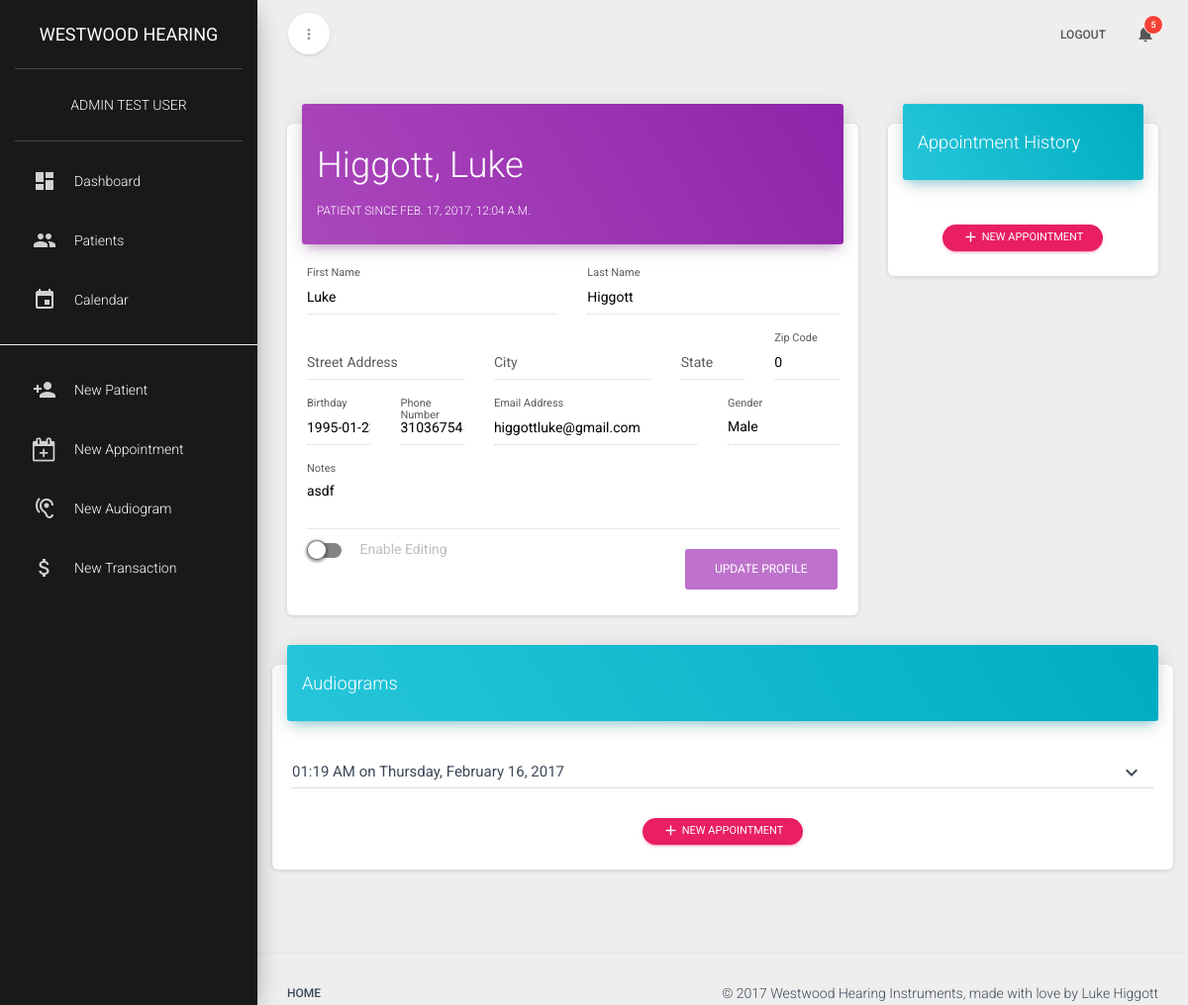
Page /patient/2/ (signed in) on the earlier database version.
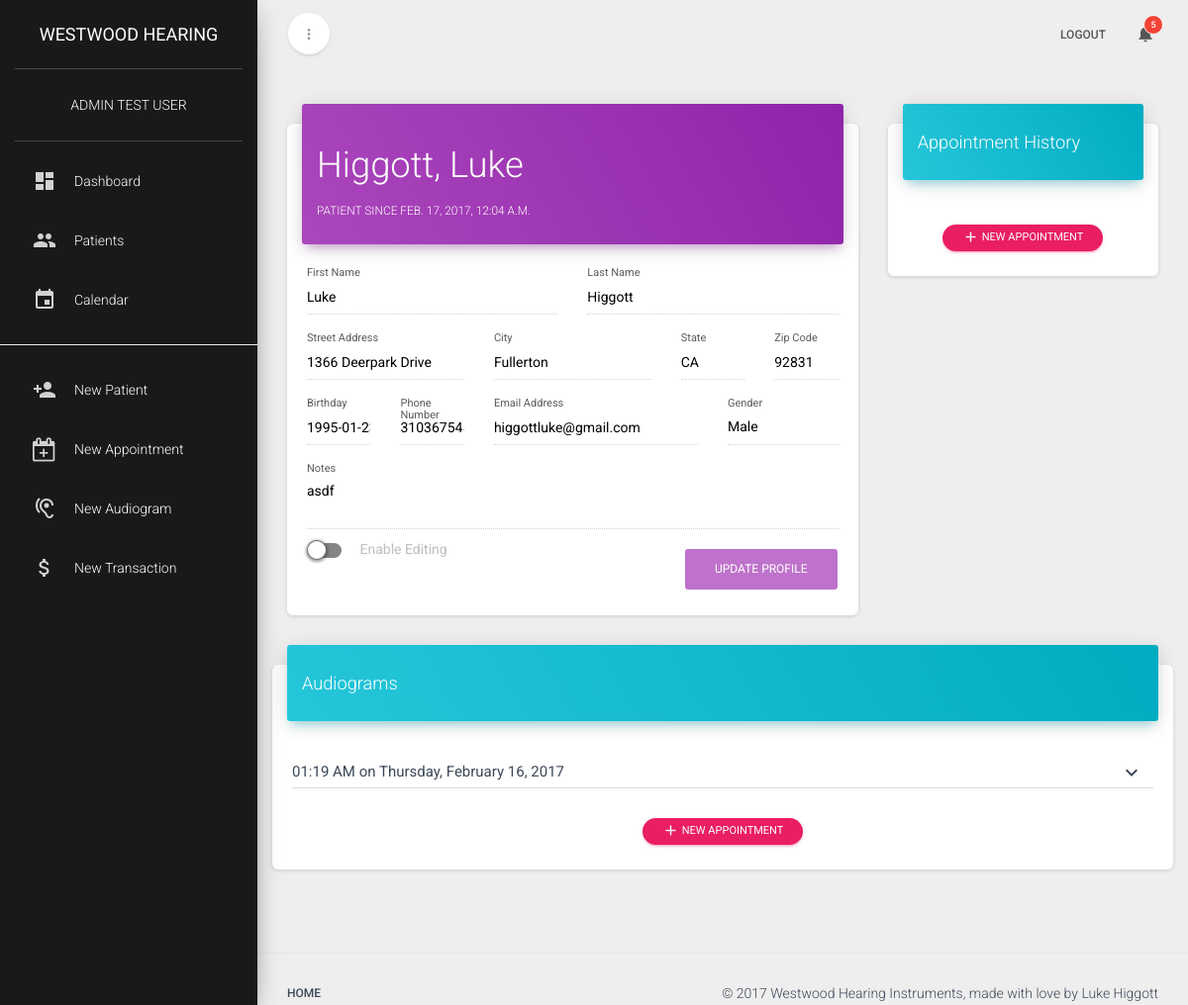
Same page on the later database version.
### OMS/models.py (models this page shows, shortened)
class Patient(models.Model):
	fname = models.CharField('First Name', max_length=30, blank=True)
	lname = models.CharField('Last Name', max_length=30, blank=True)
	gender = models.CharField('Gender', max_length=1, choices=GENDER_CHOICES, default='')
	phone = models.CharField('Phone Number', max_length=10, blank=True)
	email = models.EmailField('Email Address', blank=True)
	street = models.TextField('Street Address', blank=True)
	city = models.TextField('City', blank=True)
	state = models.CharField('State', max_length=2, blank=True)
	zipcode = models.IntegerField('Zip Code', blank=True, null=True)
	notes = models.TextField('Notes', blank=True)
	createdate = models.DateTimeField('Became a patient on', auto_now_add=True)
	birthday = models.DateField('Birthday', blank=True)

### OMS/views.py (the view)
# urls.py: url(r'^patient/(?P<id>\d+)/$', views.patient_profile, name='patient-info'),
@login_required
def patient_profile(request, id):
	patient = get_object_or_404(Patient, id=id)
	if request.method == 'POST':
		form = PatientForm(request.POST, instance=patient)
		if form.is_valid():
			form.save()
			return redirect('/patient/{}/'.format(form.fields['id']))
		else:
			return redirect('/')
	else:
		form = PatientForm(instance=patient)
		audiograms = Audiogram.objects.filter(patient__id=id).order_by('timestamp')
		appointments = Appointment.objects.filter(patient__id=id).order_by('datetime')
		return render(request, 'OMS/patient_details.html', {
			'patient': patient,
			'audiograms': audiograms,
			'appointments': appointments,
			'patientform': form,
			}
		)

### OMS/forms.py
class PatientForm(forms.ModelForm):
    class Meta:
        model = Patient
        fields = ['fname', 'lname', 'gender', 'birthday', 'phone', 'email', 'street', 'city', 'state', 'zipcode', 'notes', ]
        widgets = {
            'fname' : TextInput(attrs=standardreq),
            'lname' : TextInput(attrs=standardreq),
            'gender': Select(attrs=standardreq),
            'birthday': DateInput(attrs={'class':'form-control', 'required':"", 'autocomplete':"off"}),
            'email': EmailInput(attrs=standard),
            'street': TextInput(attrs=standard),
            'phone': TextInput(attrs={'class': 'form-control', 'number':'true', 'minlength':'10', 'maxlength':'10'}),
            'city': TextInput(attrs=standard),
            'state': TextInput(attrs={'class': 'form-control', 'minlength':'2', 'maxlength':'2'}),
            'zipcode': TextInput(attrs={'class': 'form-control', 'minlength':'5', 'maxlength':'5', 'number':'true'}),
            'notes': Textarea(attrs={'class': 'form-control autoExpand', 'rows':'2', 'data-min-rows':'2'}),
        }
    label_suffix = ''

### OMS/templates/OMS/patient_details.html (shortened to what the changed rows need)
{% extends 'OMS/base.html' %} {% block title %}{{ patient.lname }}, {{ patient.fname }}{% endblock %} {% load staticfiles %} {% block content %}
<div class="row">
	<div class="col-md-8">
		<div class="card" id="patient-details">
			<div class="card-header" data-background-color="purple">
				<h2>{{ patient.lname }}, {{ patient.fname }}</h2>
				<h6 class="small">Patient since {{ patient.createdate }}</h6>
			</div>
			<div class="card-content">
				<form id="form-details" method="POST">
					<div class="row">
						<div class="col-md-6">
							<div class="form-group label-floating">
								<label for="{{ patientform.fname.id_for_label }}" class="control-label">{{ patientform.fname.label }}</label> {{ patientform.fname }}
							</div>
						</div>
						<div class="col-md-6">
							<div class="form-group label-floating">
								<label for="{{ patientform.lname.id_for_label }}" class="control-label">{{ patientform.lname.label }}</label> {{ patientform.lname }}
							</div>
						</div>
					</div>
					<div class="row">
						<div class="col-md-4">
							<div class="form-group label-floating">
								<label for="{{ patientform.street.id_for_label }}" class="control-label">{{ patientform.street.label }}</label> {{ patientform.street }}
							</div>
						</div>
						<div class="col-md-4">
							<div class="form-group label-floating">
								<label for="{{ patientform.city.id_for_label }}" class="control-label">{{ patientform.city.label }}</label> {{ patientform.city }}
							</div>
						</div>
						<div class="col-md-2">
							<div class="form-group label-floating">
								<label for="{{ patientform.state.id_for_label }}" class="control-label">{{ patientform.state.label }}</label> {{ patientform.state }}
							</div>
						</div>
						<div class="col-md-2">
							<div class="form-group label-floating">
								<label for="{{ patientform.zipcode.id_for_label }}" class="control-label">{{ patientform.zipcode.label }}</label> {{ patientform.zipcode }}
							</div>
						</div>
					</div>
					<div class="row">
						<div class="col-md-2">
							<div class="form-group label-floating">
								<label for="{{ patientform.birthday.id_for_label }}" class="control-label">{{ patientform.birthday.label }}</label> {{ patientform.birthday }}
							</div>
						</div>
						<div class="col-md-2">
							<div class="form-group label-floating">
								<label for="{{ patientform.phone.id_for_label }}" class="control-label">{{ patientform.phone.label }}</label> {{ patientform.phone }}
							</div>
						</div>
						<div class="col-md-5">
							<div class="form-group label-floating">
								<label for="{{ patientform.email.id_for_label }}" class="control-label">{{ patientform.email.label }}</label> {{ patientform.email }}
							</div>
						</div>
						<div class="col-md-3">
							<div class="form-group label-floating">
								<label for="{{ patientform.gender.id_for_label }}" class="control-label">{{ patientform.gender.label }}</label> {{ patientform.gender }}
							</div>
						</div>
					</div>
					<div class="row">
						<div class="col-md-12">
							<div class="form-group label-floating">
								<label for="{{ patientform.notes.id_for_label }}" class="control-label">{{ patientform.notes.label }}</label> {{ patientform.notes }}
							</div>
						</div>
					</div>
				</form>
			</div>
		</div>
	</div>
</div>
{% endblock %}

Differences in the rows shown:
changed Patient "Higgott": street (not shown) → "1366 Deerpark Drive"; city (not shown) → "Fullerton"; state (not shown) → "CA"; zipcode "0" → "92831"
